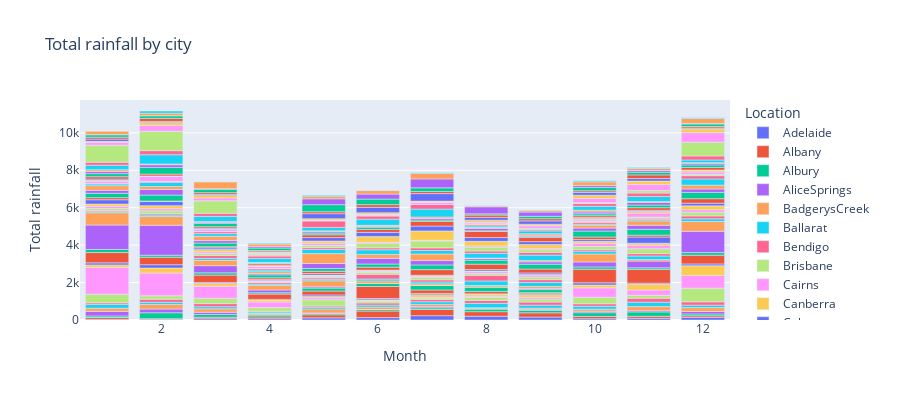

This figure's notebook cell:
### Code cell
fig_rainfall = px.bar(
    rainfall_loc_df, x="Month", y="Rainfall",
    labels={"Rainfall": "Total rainfall"},
    height=400,
    color="Location",
    title="Total rainfall by city"
)
fig_rainfall.show()

### Figure 1 — Plotly figure (JSON) as saved in the notebook; plotly's stock layout.template omitted (floating-point values rounded to 4 significant figures)
{"data": [{"alignmentgroup": "True", "hovertemplate": "Location=Adelaide<br>Month=%{x}<br>Total rainfall=%{y}<extra></extra>", "legendgroup": "Adelaide", "marker": {"color": "#636efa", "pattern": {"shape": ""}}, "name": "Adelaide", "offsetgroup": "Adelaide", "orientation": "v", "showlegend": true, "textposition": "auto", "type": "bar", "x": [1, 2, 3, 4, 5, 6, 7, 8, 9, 10, 11, 12], "xaxis": "x", "y": [41.2, 33.2, 71.2, 71.8, 115, 128.4, 231.8, 199.6, 158.4, 70.8, 93.6, 145], "yaxis": "y"}, {"alignmentgroup": "True", "hovertemplate": "Location=Albany<br>Month=%{x}<br>Total rainfall=%{y}<extra></extra>", "legendgroup": "Albany", "marker": {"color": "#EF553B", "pattern": {"shape": ""}}, "name": "Albany", "offsetgroup": "Albany", "orientation": "v", "showlegend": true, "textposition": "auto", "type": "bar", "x": [1, 2, 3, 4, 5, 6, 7, 8, 9, 10, 11, 12], "xaxis": "x", "y": [92.1, 36.3, 77.6, 93.6, 164.1, 349.8, 330.7, 246.4, 223, 117.6, 104.4, 82], "yaxis": "y"}, {"alignmentgroup": "True", "hovertemplate": "Location=Albury<br>Month=%{x}<br>Total rainfall=%{y}<extra></extra>", "legendgroup": "Albury", "marker": {"color": "#00cc96", "pattern": {"shape": ""}}, "name": "Albury", "offsetgroup": "Albury", "orientation": "v", "showlegend": true, "textposition": "auto", "type": "bar", "x": [1, 2, 3, 4, 5, 6, 7, 8, 9, 10, 11, 12], "xaxis": "x", "y": [84.4, 316.8, 146.6, 97.2, 67.4, 89.4, 86.2, 138.2, 129.6, 202.6, 234, 99.2], "yaxis": "y"}, {"alignmentgroup": "True", "hovertemplate": "Location=AliceSprings<br>Month=%{x}<br>Total rainfall=%{y}<extra></extra>", "legendgroup": "AliceSprings", "marker": {"color": "#ab63fa", "pattern": {"shape": ""}}, "name": "AliceSprings", "offsetgroup": "AliceSprings", "orientation": "v", "showlegend": true, "textposition": "auto", "type": "bar", "x": [1, 2, 3, 4, 5, 6, 7, 8, 9, 10, 11, 12], "xaxis": "x", "y": [241.8, 197.6, 118.6, 23.8, 34.2, 4, 62.2, 18.2, 54.2, 77.2, 61.8, 131.6], "yaxis": "y"}, {"alignmentgroup": "True", "hovertemplate": "Location=BadgerysCreek<br>Month=%{x}<br>Total rainfall=%{y}<extra></extra>", "legendgroup": "BadgerysCreek", "marker": {"color": "#FFA15A", "pattern": {"shape": ""}}, "name": "BadgerysCreek", "offsetgroup": "BadgerysCreek", "orientation": "v", "showlegend": true, "textposition": "auto", "type": "bar", "x": [1, 2, 3, 4, 5, 6, 7, 8, 9, 10, 11, 12], "xaxis": "x", "y": [169.4, 245.4, 186, 68.4, 211.8, 123.8, 122.2, 56, 68.2, 111.4, 221.4, 204.8], "yaxis": "y"}, {"alignmentgroup": "True", "hovertemplate": "Location=Ballarat<br>Month=%{x}<br>Total rainfall=%{y}<extra></extra>", "legendgroup": "Ballarat", "marker": {"color": "#19d3f3", "pattern": {"shape": ""}}, "name": "Ballarat", "offsetgroup": "Ballarat", "orientation": "v", "showlegend": true, "textposition": "auto", "type": "bar", "x": [1, 2, 3, 4, 5, 6, 7, 8, 9, 10, 11, 12], "xaxis": "x", "y": [201.6, 118.2, 111.2, 75.6, 90, 102.6, 145, 234.2, 160.4, 157.8, 236.2, 130.6], "yaxis": "y"}, {"alignmentgroup": "True", "hovertemplate": "Location=Bendigo<br>Month=%{x}<br>Total rainfall=%{y}<extra></extra>", "legendgroup": "Bendigo", "marker": {"color": "#FF6692", "pattern": {"shape": ""}}, "name": "Bendigo", "offsetgroup": "Bendigo", "orientation": "v", "showlegend": true, "textposition": "auto", "type": "bar", "x": [1, 2, 3, 4, 5, 6, 7, 8, 9, 10, 11, 12], "xaxis": "x", "y": [84.6, 160.6, 165.2, 38.2, 64.2, 111.4, 118, 153, 162, 130.8, 210.2, 179.2], "yaxis": "y"}, {"alignmentgroup": "True", "hovertemplate": "Location=Brisbane<br>Month=%{x}<br>Total rainfall=%{y}<extra></extra>", "legendgroup": "Brisbane", "marker": {"color": "#B6E880", "pattern": {"shape": ""}}, "name": "Brisbane", "offsetgroup": "Brisbane", "orientation": "v", "showlegend": true, "textposition": "auto", "type": "bar", "x": [1, 2, 3, 4, 5, 6, 7, 8, 9, 10, 11, 12], "xaxis": "x", "y": [462.4, 186.2, 287.8, 200.6, 336.8, 102.4, 76.8, 171, 162.8, 346.2, 154.4, 729.6], "yaxis": "y"}, {"alignmentgroup": "True", "hovertemplate": "Location=Cairns<br>Month=%{x}<br>Total rainfall=%{y}<extra></extra>", "legendgroup": "Cairns", "marker": {"color": "#FF97FF", "pattern": {"shape": ""}}, "name": "Cairns", "offsetgroup": "Cairns", "orientation": "v", "showlegend": true, "textposition": "auto", "type": "bar", "x": [1, 2, 3, 4, 5, 6, 7, 8, 9, 10, 11, 12], "xaxis": "x", "y": [1429.0, 1214.0, 642, 295.8, 103.2, 15.8, 41.8, 54.8, 97, 504.6, 289, 681.6], "yaxis": "y"}, {"alignmentgroup": "True", "hovertemplate": "Location=Canberra<br>Month=%{x}<br>Total rainfall=%{y}<extra></extra>", "legendgroup": "Canberra", "marker": {"color": "#FECB52", "pattern": {"shape": ""}}, "name": "Canberra", "offsetgroup": "Canberra", "orientation": "v", "showlegend": true, "textposition": "auto", "type": "bar", "x": [1, 2, 3, 4, 5, 6, 7, 8, 9, 10, 11, 12], "xaxis": "x", "y": [139, 269, 144.4, 98.4, 71, 52.4, 139.2, 102, 137.4, 149.8, 299.2, 516.2], "yaxis": "y"}, {"alignmentgroup": "True", "hovertemplate": "Location=Cobar<br>Month=%{x}<br>Total rainfall=%{y}<extra></extra>", "legendgroup": "Cobar", "marker": {"color": "#636efa", "pattern": {"shape": ""}}, "name": "Cobar", "offsetgroup": "Cobar", "orientation": "v", "showlegend": true, "textposition": "auto", "type": "bar", "x": [1, 2, 3, 4, 5, 6, 7, 8, 9, 10, 11, 12], "xaxis": "x", "y": [107.8, 178.4, 50.4, 38.6, 80.6, 69.2, 67.4, 23, 47, 118.8, 64.6, 96.6], "yaxis": "y"}, {"alignmentgroup": "True", "hovertemplate": "Location=CoffsHarbour<br>Month=%{x}<br>Total rainfall=%{y}<extra></extra>", "legendgroup": "CoffsHarbour", "marker": {"color": "#EF553B", "pattern": {"shape": ""}}, "name": "CoffsHarbour", "offsetgroup": "CoffsHarbour", "orientation": "v", "showlegend": true, "textposition": "auto", "type": "bar", "x": [1, 2, 3, 4, 5, 6, 7, 8, 9, 10, 11, 12], "xaxis": "x", "y": [551.8, 400.4, 398, 282.6, 209, 641.1, 184.6, 123.8, 62.2, 729.6, 736.2, 467.6], "yaxis": "y"}, {"alignmentgroup": "True", "hovertemplate": "Location=Dartmoor<br>Month=%{x}<br>Total rainfall=%{y}<extra></extra>", "legendgroup": "Dartmoor", "marker": {"color": "#00cc96", "pattern": {"shape": ""}}, "name": "Dartmoor", "offsetgroup": "Dartmoor", "orientation": "v", "showlegend": true, "textposition": "auto", "type": "bar", "x": [1, 2, 3, 4, 5, 6, 7, 8, 9, 10, 11, 12], "xaxis": "x", "y": [166.2, 106.6, 119.6, 72.8, 158, 163.6, 239.2, 241.4, 163.4, 118.4, 84, 139.4], "yaxis": "y"}, {"alignmentgroup": "True", "hovertemplate": "Location=Darwin<br>Month=%{x}<br>Total rainfall=%{y}<extra></extra>", "legendgroup": "Darwin", "marker": {"color": "#ab63fa", "pattern": {"shape": ""}}, "name": "Darwin", "offsetgroup": "Darwin", "orientation": "v", "showlegend": true, "textposition": "auto", "type": "bar", "x": [1, 2, 3, 4, 5, 6, 7, 8, 9, 10, 11, 12], "xaxis": "x", "y": [1302, 1600.0, 385.2, 146.6, 67, 0, 0.2, 0, 63, 267.2, 357.8, 1138], "yaxis": "y"}, {"alignmentgroup": "True", "hovertemplate": "Location=GoldCoast<br>Month=%{x}<br>Total rainfall=%{y}<extra></extra>", "legendgroup": "GoldCoast", "marker": {"color": "#FFA15A", "pattern": {"shape": ""}}, "name": "GoldCoast", "offsetgroup": "GoldCoast", "orientation": "v", "showlegend": true, "textposition": "auto", "type": "bar", "x": [1, 2, 3, 4, 5, 6, 7, 8, 9, 10, 11, 12], "xaxis": "x", "y": [660, 462.8, 284.4, 252.4, 326, 134.6, 85.6, 82.6, 99.6, 427.8, 84.6, 522.6], "yaxis": "y"}, {"alignmentgroup": "True", "hovertemplate": "Location=Hobart<br>Month=%{x}<br>Total rainfall=%{y}<extra></extra>", "legendgroup": "Hobart", "marker": {"color": "#19d3f3", "pattern": {"shape": ""}}, "name": "Hobart", "offsetgroup": "Hobart", "orientation": "v", "showlegend": true, "textposition": "auto", "type": "bar", "x": [1, 2, 3, 4, 5, 6, 7, 8, 9, 10, 11, 12], "xaxis": "x", "y": [51.8, 85, 101.6, 61.4, 79.8, 100, 103.2, 243.6, 220.4, 147.6, 189, 140.6], "yaxis": "y"}, {"alignmentgroup": "True", "hovertemplate": "Location=Launceston<br>Month=%{x}<br>Total rainfall=%{y}<extra></extra>", "legendgroup": "Launceston", "marker": {"color": "#FF6692", "pattern": {"shape": ""}}, "name": "Launceston", "offsetgroup": "Launceston", "orientation": "v", "showlegend": true, "textposition": "auto", "type": "bar", "x": [1, 2, 3, 4, 5, 6, 7, 8, 9, 10, 11, 12], "xaxis": "x", "y": [62.1, 65.5, 153.4, 83, 76.4, 256.9, 111.7, 300.4, 147.1, 80.5, 125.5, 156.7], "yaxis": "y"}, {"alignmentgroup": "True", "hovertemplate": "Location=Melbourne<br>Month=%{x}<br>Total rainfall=%{y}<extra></extra>", "legendgroup": "Melbourne", "marker": {"color": "#B6E880", "pattern": {"shape": ""}}, "name": "Melbourne", "offsetgroup": "Melbourne", "orientation": "v", "showlegend": true, "textposition": "auto", "type": "bar", "x": [1, 2, 3, 4, 5, 6, 7, 8, 9, 10, 11, 12], "xaxis": "x", "y": [112, 157.4, 116, 36.4, 53.6, 104.4, 118.8, 114, 140.6, 170.6, 259.4, 202], "yaxis": "y"}, {"alignmentgroup": "True", "hovertemplate": "Location=MelbourneAirport<br>Month=%{x}<br>Total rainfall=%{y}<extra></extra>", "legendgroup": "MelbourneAirport", "marker": {"color": "#FF97FF", "pattern": {"shape": ""}}, "name": "MelbourneAirport", "offsetgroup": "MelbourneAirport", "orientation": "v", "showlegend": true, "textposition": "auto", "type": "bar", "x": [1, 2, 3, 4, 5, 6, 7, 8, 9, 10, 11, 12], "xaxis": "x", "y": [116.6, 115.8, 84.2, 44.2, 47.2, 52.6, 66.2, 92.2, 104.2, 173.2, 189, 128.8], "yaxis": "y"}, {"alignmentgroup": "True", "hovertemplate": "Location=Mildura<br>Month=%{x}<br>Total rainfall=%{y}<extra></extra>", "legendgroup": "Mildura", "marker": {"color": "#FECB52", "pattern": {"shape": ""}}, "name": "Mildura", "offsetgroup": "Mildura", "orientation": "v", "showlegend": true, "textposition": "auto", "type": "bar", "x": [1, 2, 3, 4, 5, 6, 7, 8, 9, 10, 11, 12], "xaxis": "x", "y": [118.6, 161.6, 129.8, 28.6, 44.2, 45.6, 37.2, 25, 37.2, 103.6, 106.4, 206.6], "yaxis": "y"}, {"alignmentgroup": "True", "hovertemplate": "Location=Moree<br>Month=%{x}<br>Total rainfall=%{y}<extra></extra>", "legendgroup": "Moree", "marker": {"color": "#636efa", "pattern": {"shape": ""}}, "name": "Moree", "offsetgroup": "Moree", "orientation": "v", "showlegend": true, "textposition": "auto", "type": "bar", "x": [1, 2, 3, 4, 5, 6, 7, 8, 9, 10, 11, 12], "xaxis": "x", "y": [232.6, 218.8, 82.4, 60.4, 88, 19.4, 24.6, 77.8, 79, 93.6, 332, 143], "yaxis": "y"}, {"alignmentgroup": "True", "hovertemplate": "Location=MountGambier<br>Month=%{x}<br>Total rainfall=%{y}<extra></extra>", "legendgroup": "MountGambier", "marker": {"color": "#EF553B", "pattern": {"shape": ""}}, "name": "MountGambier", "offsetgroup": "MountGambier", "orientation": "v", "showlegend": true, "textposition": "auto", "type": "bar", "x": [1, 2, 3, 4, 5, 6, 7, 8, 9, 10, 11, 12], "xaxis": "x", "y": [110, 30.8, 64, 85.6, 114.4, 155.4, 299.4, 287.2, 207.4, 134, 101.8, 240.8], "yaxis": "y"}, {"alignmentgroup": "True", "hovertemplate": "Location=MountGinini<br>Month=%{x}<br>Total rainfall=%{y}<extra></extra>", "legendgroup": "MountGinini", "marker": {"color": "#00cc96", "pattern": {"shape": ""}}, "name": "MountGinini", "offsetgroup": "MountGinini", "orientation": "v", "showlegend": true, "textposition": "auto", "type": "bar", "x": [1, 2, 3, 4, 5, 6, 7, 8, 9, 10, 11, 12], "xaxis": "x", "y": [235.2, 314.4, 191.8, 159.2, 150.6, 169.6, 251, 212.4, 258.6, 318.4, 311.6, 336.6], "yaxis": "y"}, {"alignmentgroup": "True", "hovertemplate": "Location=Newcastle<br>Month=%{x}<br>Total rainfall=%{y}<extra></extra>", "legendgroup": "Newcastle", "marker": {"color": "#ab63fa", "pattern": {"shape": ""}}, "name": "Newcastle", "offsetgroup": "Newcastle", "orientation": "v", "showlegend": true, "textposition": "auto", "type": "bar", "x": [1, 2, 3, 4, 5, 6, 7, 8, 9, 10, 11, 12], "xaxis": "x", "y": [161.7, 298.8, 130.4, 67, 264.9, 302.7, 232.4, 85.4, 123.2, 159, 217.1, 182.2], "yaxis": "y"}, {"alignmentgroup": "True", "hovertemplate": "Location=NorahHead<br>Month=%{x}<br>Total rainfall=%{y}<extra></extra>", "legendgroup": "NorahHead", "marker": {"color": "#FFA15A", "pattern": {"shape": ""}}, "name": "NorahHead", "offsetgroup": "NorahHead", "orientation": "v", "showlegend": true, "textposition": "auto", "type": "bar", "x": [1, 2, 3, 4, 5, 6, 7, 8, 9, 10, 11, 12], "xaxis": "x", "y": [242.6, 159.6, 234.6, 101.4, 529.4, 206.8, 348.6, 30, 78.6, 160.6, 237.8, 203.6], "yaxis": "y"}, {"alignmentgroup": "True", "hovertemplate": "Location=NorfolkIsland<br>Month=%{x}<br>Total rainfall=%{y}<extra></extra>", "legendgroup": "NorfolkIsland", "marker": {"color": "#19d3f3", "pattern": {"shape": ""}}, "name": "NorfolkIsland", "offsetgroup": "NorfolkIsland", "orientation": "v", "showlegend": true, "textposition": "auto", "type": "bar", "x": [1, 2, 3, 4, 5, 6, 7, 8, 9, 10, 11, 12], "xaxis": "x", "y": [93.2, 218.4, 140.2, 86.4, 225.6, 251.2, 191.4, 249.2, 282.7, 52.8, 64.6, 333.4], "yaxis": "y"}, {"alignmentgroup": "True", "hovertemplate": "Location=Nuriootpa<br>Month=%{x}<br>Total rainfall=%{y}<extra></extra>", "legendgroup": "Nuriootpa", "marker": {"color": "#FF6692", "pattern": {"shape": ""}}, "name": "Nuriootpa", "offsetgroup": "Nuriootpa", "orientation": "v", "showlegend": true, "textposition": "auto", "type": "bar", "x": [1, 2, 3, 4, 5, 6, 7, 8, 9, 10, 11, 12], "xaxis": "x", "y": [20.6, 60.5, 102.8, 76.2, 92.8, 104, 141.6, 122.2, 147.6, 95.2, 76.8, 172.6], "yaxis": "y"}, {"alignmentgroup": "True", "hovertemplate": "Location=PearceRAAF<br>Month=%{x}<br>Total rainfall=%{y}<extra></extra>", "legendgroup": "PearceRAAF", "marker": {"color": "#B6E880", "pattern": {"shape": ""}}, "name": "PearceRAAF", "offsetgroup": "PearceRAAF", "orientation": "v", "showlegend": true, "textposition": "auto", "type": "bar", "x": [1, 2, 3, 4, 5, 6, 7, 8, 9, 10, 11, 12], "xaxis": "x", "y": [4.2, 1.8, 13.2, 14.2, 123.8, 235, 363.8, 216.2, 139.2, 63, 54.8, 72.8], "yaxis": "y"}, {"alignmentgroup": "True", "hovertemplate": "Location=Penrith<br>Month=%{x}<br>Total rainfall=%{y}<extra></extra>", "legendgroup": "Penrith", "marker": {"color": "#FF97FF", "pattern": {"shape": ""}}, "name": "Penrith", "offsetgroup": "Penrith", "orientation": "v", "showlegend": true, "textposition": "auto", "type": "bar", "x": [1, 2, 3, 4, 5, 6, 7, 8, 9, 10, 11, 12], "xaxis": "x", "y": [120.4, 278.2, 112.6, 99.4, 112.2, 64.4, 34.2, 58, 58.4, 69.6, 218.6, 120.6], "yaxis": "y"}, {"alignmentgroup": "True", "hovertemplate": "Location=Perth<br>Month=%{x}<br>Total rainfall=%{y}<extra></extra>", "legendgroup": "Perth", "marker": {"color": "#FECB52", "pattern": {"shape": ""}}, "name": "Perth", "offsetgroup": "Perth", "orientation": "v", "showlegend": true, "textposition": "auto", "type": "bar", "x": [1, 2, 3, 4, 5, 6, 7, 8, 9, 10, 11, 12], "xaxis": "x", "y": [49, 1, 6, 27.2, 119.2, 298.8, 503.8, 245.8, 217, 69.8, 98.8, 93.2], "yaxis": "y"}, {"alignmentgroup": "True", "hovertemplate": "Location=PerthAirport<br>Month=%{x}<br>Total rainfall=%{y}<extra></extra>", "legendgroup": "PerthAirport", "marker": {"color": "#636efa", "pattern": {"shape": ""}}, "name": "PerthAirport", "offsetgroup": "PerthAirport", "orientation": "v", "showlegend": true, "textposition": "auto", "type": "bar", "x": [1, 2, 3, 4, 5, 6, 7, 8, 9, 10, 11, 12], "xaxis": "x", "y": [68.6, 5.4, 49.2, 23.8, 184, 228.8, 259.2, 201.8, 156.8, 51, 48.6, 16], "yaxis": "y"}, {"alignmentgroup": "True", "hovertemplate": "Location=Portland<br>Month=%{x}<br>Total rainfall=%{y}<extra></extra>", "legendgroup": "Portland", "marker": {"color": "#EF553B", "pattern": {"shape": ""}}, "name": "Portland", "offsetgroup": "Portland", "orientation": "v", "showlegend": true, "textposition": "auto", "type": "bar", "x": [1, 2, 3, 4, 5, 6, 7, 8, 9, 10, 11, 12], "xaxis": "x", "y": [124, 99.2, 83.8, 88.2, 147.6, 161.8, 256.2, 324.2, 231.8, 96.8, 138.4, 139.2], "yaxis": "y"}, {"alignmentgroup": "True", "hovertemplate": "Location=Richmond<br>Month=%{x}<br>Total rainfall=%{y}<extra></extra>", "legendgroup": "Richmond", "marker": {"color": "#00cc96", "pattern": {"shape": ""}}, "name": "Richmond", "offsetgroup": "Richmond", "orientation": "v", "showlegend": true, "textposition": "auto", "type": "bar", "x": [1, 2, 3, 4, 5, 6, 7, 8, 9, 10, 11, 12], "xaxis": "x", "y": [164.4, 356.8, 178.4, 44.6, 90.8, 114.2, 69.8, 43, 55, 101.8, 141.4, 136.2], "yaxis": "y"}, {"alignmentgroup": "True", "hovertemplate": "Location=Sale<br>Month=%{x}<br>Total rainfall=%{y}<extra></extra>", "legendgroup": "Sale", "marker": {"color": "#ab63fa", "pattern": {"shape": ""}}, "name": "Sale", "offsetgroup": "Sale", "orientation": "v", "showlegend": true, "textposition": "auto", "type": "bar", "x": [1, 2, 3, 4, 5, 6, 7, 8, 9, 10, 11, 12], "xaxis": "x", "y": [110.4, 142.4, 62.6, 26.2, 75.4, 40.8, 81.2, 117.2, 57.4, 96.8, 138.6, 82.8], "yaxis": "y"}, {"alignmentgroup": "True", "hovertemplate": "Location=SalmonGums<br>Month=%{x}<br>Total rainfall=%{y}<extra></extra>", "legendgroup": "SalmonGums", "marker": {"color": "#FFA15A", "pattern": {"shape": ""}}, "name": "SalmonGums", "offsetgroup": "SalmonGums", "orientation": "v", "showlegend": true, "textposition": "auto", "type": "bar", "x": [1, 2, 3, 4, 5, 6, 7, 8, 9, 10, 11, 12], "xaxis": "x", "y": [98.6, 37.8, 32.6, 1.4, 45.4, 57.2, 79.2, 55.4, 78.4, 98.2, 50, 37], "yaxis": "y"}, {"alignmentgroup": "True", "hovertemplate": "Location=Sydney<br>Month=%{x}<br>Total rainfall=%{y}<extra></extra>", "legendgroup": "Sydney", "marker": {"color": "#19d3f3", "pattern": {"shape": ""}}, "name": "Sydney", "offsetgroup": "Sydney", "orientation": "v", "showlegend": true, "textposition": "auto", "type": "bar", "x": [1, 2, 3, 4, 5, 6, 7, 8, 9, 10, 11, 12], "xaxis": "x", "y": [238.6, 496.4, 279.4, 216.6, 183.4, 332, 420.8, 79.6, 151, 209.6, 268.6, 144.4], "yaxis": "y"}, {"alignmentgroup": "True", "hovertemplate": "Location=SydneyAirport<br>Month=%{x}<br>Total rainfall=%{y}<extra></extra>", "legendgroup": "SydneyAirport", "marker": {"color": "#FF6692", "pattern": {"shape": ""}}, "name": "SydneyAirport", "offsetgroup": "SydneyAirport", "orientation": "v", "showlegend": true, "textposition": "auto", "type": "bar", "x": [1, 2, 3, 4, 5, 6, 7, 8, 9, 10, 11, 12], "xaxis": "x", "y": [167.2, 218.2, 162.8, 130.4, 344.6, 169, 251.4, 66, 59.4, 146.6, 181.6, 214], "yaxis": "y"}, {"alignmentgroup": "True", "hovertemplate": "Location=Townsville<br>Month=%{x}<br>Total rainfall=%{y}<extra></extra>", "legendgroup": "Townsville", "marker": {"color": "#B6E880", "pattern": {"shape": ""}}, "name": "Townsville", "offsetgroup": "Townsville", "orientation": "v", "showlegend": true, "textposition": "auto", "type": "bar", "x": [1, 2, 3, 4, 5, 6, 7, 8, 9, 10, 11, 12], "xaxis": "x", "y": [907.2, 1033.0, 668.4, 75.2, 28.2, 20.4, 1.4, 51.4, 74.8, 44.4, 132.2, 737.2], "yaxis": "y"}, {"alignmentgroup": "True", "hovertemplate": "Location=Tuggeranong<br>Month=%{x}<br>Total rainfall=%{y}<extra></extra>", "legendgroup": "Tuggeranong", "marker": {"color": "#FF97FF", "pattern": {"shape": ""}}, "name": "Tuggeranong", "offsetgroup": "Tuggeranong", "orientation": "v", "showlegend": true, "textposition": "auto", "type": "bar", "x": [1, 2, 3, 4, 5, 6, 7, 8, 9, 10, 11, 12], "xaxis": "x", "y": [149.4, 324.2, 151, 70.4, 10.4, 62.2, 109.6, 81.2, 135.8, 225.4, 323, 508.6], "yaxis": "y"}, {"alignmentgroup": "True", "hovertemplate": "Location=WaggaWagga<br>Month=%{x}<br>Total rainfall=%{y}<extra></extra>", "legendgroup": "WaggaWagga", "marker": {"color": "#FECB52", "pattern": {"shape": ""}}, "name": "WaggaWagga", "offsetgroup": "WaggaWagga", "orientation": "v", "showlegend": true, "textposition": "auto", "type": "bar", "x": [1, 2, 3, 4, 5, 6, 7, 8, 9, 10, 11, 12], "xaxis": "x", "y": [55.4, 146.6, 139.2, 52.8, 85.4, 88.2, 64.6, 111.2, 89.6, 174.4, 184.4, 207], "yaxis": "y"}, {"alignmentgroup": "True", "hovertemplate": "Location=Walpole<br>Month=%{x}<br>Total rainfall=%{y}<extra></extra>", "legendgroup": "Walpole", "marker": {"color": "#636efa", "pattern": {"shape": ""}}, "name": "Walpole", "offsetgroup": "Walpole", "orientation": "v", "showlegend": true, "textposition": "auto", "type": "bar", "x": [1, 2, 3, 4, 5, 6, 7, 8, 9, 10, 11, 12], "xaxis": "x", "y": [119.6, 58.6, 52, 27.4, 266.6, 290.2, 401.6, 148.8, 177.6, 153.2, 136.8, 45.4], "yaxis": "y"}, {"alignmentgroup": "True", "hovertemplate": "Location=Watsonia<br>Month=%{x}<br>Total rainfall=%{y}<extra></extra>", "legendgroup": "Watsonia", "marker": {"color": "#EF553B", "pattern": {"shape": ""}}, "name": "Watsonia", "offsetgroup": "Watsonia", "orientation": "v", "showlegend": true, "textposition": "auto", "type": "bar", "x": [1, 2, 3, 4, 5, 6, 7, 8, 9, 10, 11, 12], "xaxis": "x", "y": [103.4, 160, 94, 67.4, 103.6, 143.8, 109.2, 123.6, 119.4, 84.8, 195.8, 75], "yaxis": "y"}, {"alignmentgroup": "True", "hovertemplate": "Location=Williamtown<br>Month=%{x}<br>Total rainfall=%{y}<extra></extra>", "legendgroup": "Williamtown", "marker": {"color": "#00cc96", "pattern": {"shape": ""}}, "name": "Williamtown", "offsetgroup": "Williamtown", "orientation": "v", "showlegend": true, "textposition": "auto", "type": "bar", "x": [1, 2, 3, 4, 5, 6, 7, 8, 9, 10, 11, 12], "xaxis": "x", "y": [127.8, 145, 184, 133.4, 376, 295.6, 199.6, 64.2, 122.8, 182.6, 145, 135], "yaxis": "y"}, {"alignmentgroup": "True", "hovertemplate": "Location=Witchcliffe<br>Month=%{x}<br>Total rainfall=%{y}<extra></extra>", "legendgroup": "Witchcliffe", "marker": {"color": "#ab63fa", "pattern": {"shape": ""}}, "name": "Witchcliffe", "offsetgroup": "Witchcliffe", "orientation": "v", "showlegend": true, "textposition": "auto", "type": "bar", "x": [1, 2, 3, 4, 5, 6, 7, 8, 9, 10, 11, 12], "xaxis": "x", "y": [9.2, 3, 24, 78.6, 314.4, 269.6, 474.6, 378, 227, 98, 86.4, 30.6], "yaxis": "y"}, {"alignmentgroup": "True", "hovertemplate": "Location=Wollongong<br>Month=%{x}<br>Total rainfall=%{y}<extra></extra>", "legendgroup": "Wollongong", "marker": {"color": "#FFA15A", "pattern": {"shape": ""}}, "name": "Wollongong", "offsetgroup": "Wollongong", "orientation": "v", "showlegend": true, "textposition": "auto", "type": "bar", "x": [1, 2, 3, 4, 5, 6, 7, 8, 9, 10, 11, 12], "xaxis": "x", "y": [191, 131.4, 372.8, 132.6, 137.6, 185.6, 296.4, 51.4, 83.6, 196.4, 109, 258.6], "yaxis": "y"}, {"alignmentgroup": "True", "hovertemplate": "Location=Woomera<br>Month=%{x}<br>Total rainfall=%{y}<extra></extra>", "legendgroup": "Woomera", "marker": {"color": "#19d3f3", "pattern": {"shape": ""}}, "name": "Woomera", "offsetgroup": "Woomera", "orientation": "v", "showlegend": true, "textposition": "auto", "type": "bar", "x": [1, 2, 3, 4, 5, 6, 7, 8, 9, 10, 11, 12], "xaxis": "x", "y": [3.4, 116.4, 8.2, 46.2, 47.4, 17.2, 37.4, 20.2, 28, 58, 57, 41], "yaxis": "y"}], "layout": {"barmode": "relative", "height": 400, "legend": {"title": {"text": "Location"}, "tracegroupgap": 0}, "title": {"text": "Total rainfall by city"}, "xaxis": {"anchor": "y", "domain": [0, 1], "title": {"text": "Month"}}, "yaxis": {"anchor": "x", "domain": [0, 1], "title": {"text": "Total rainfall"}}}}
